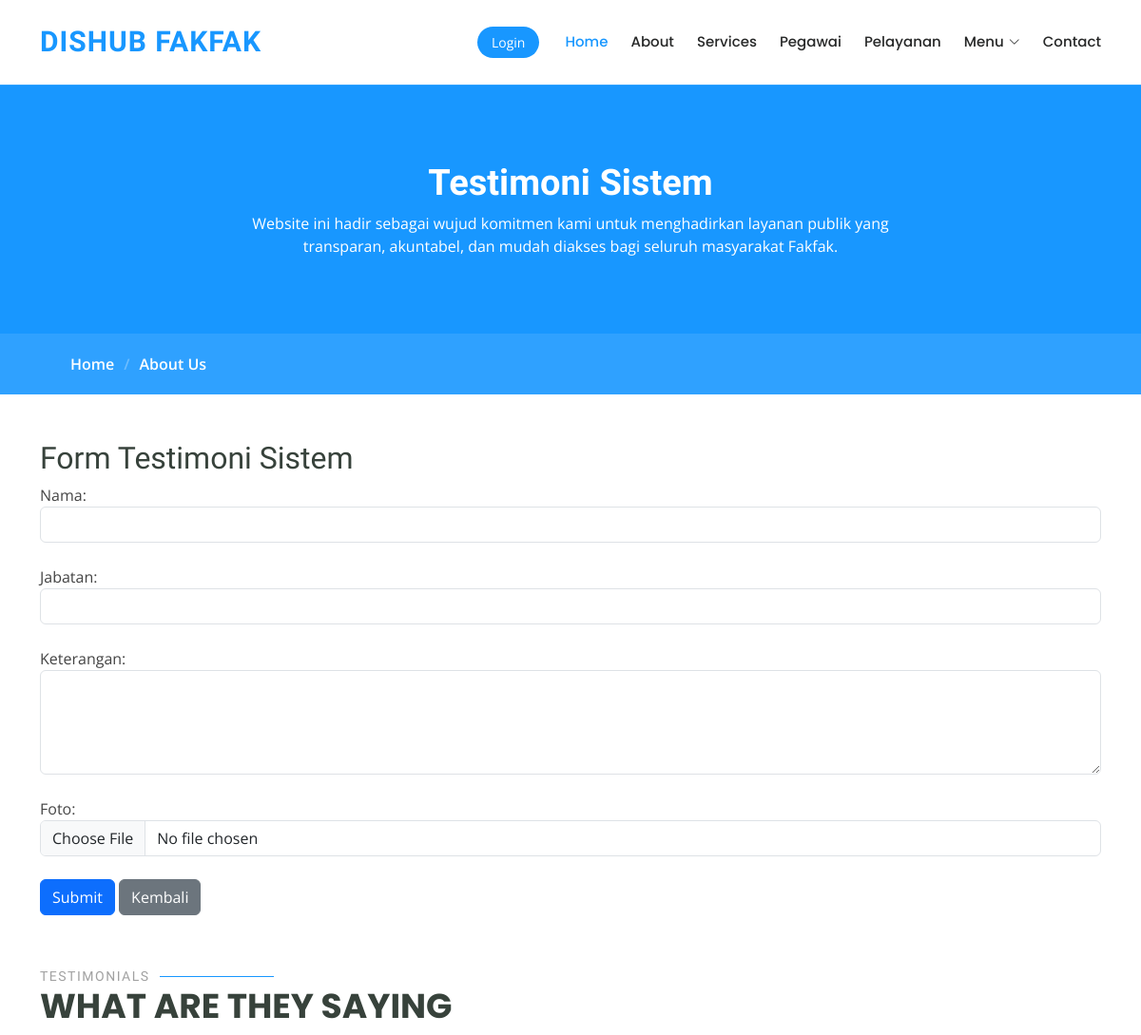
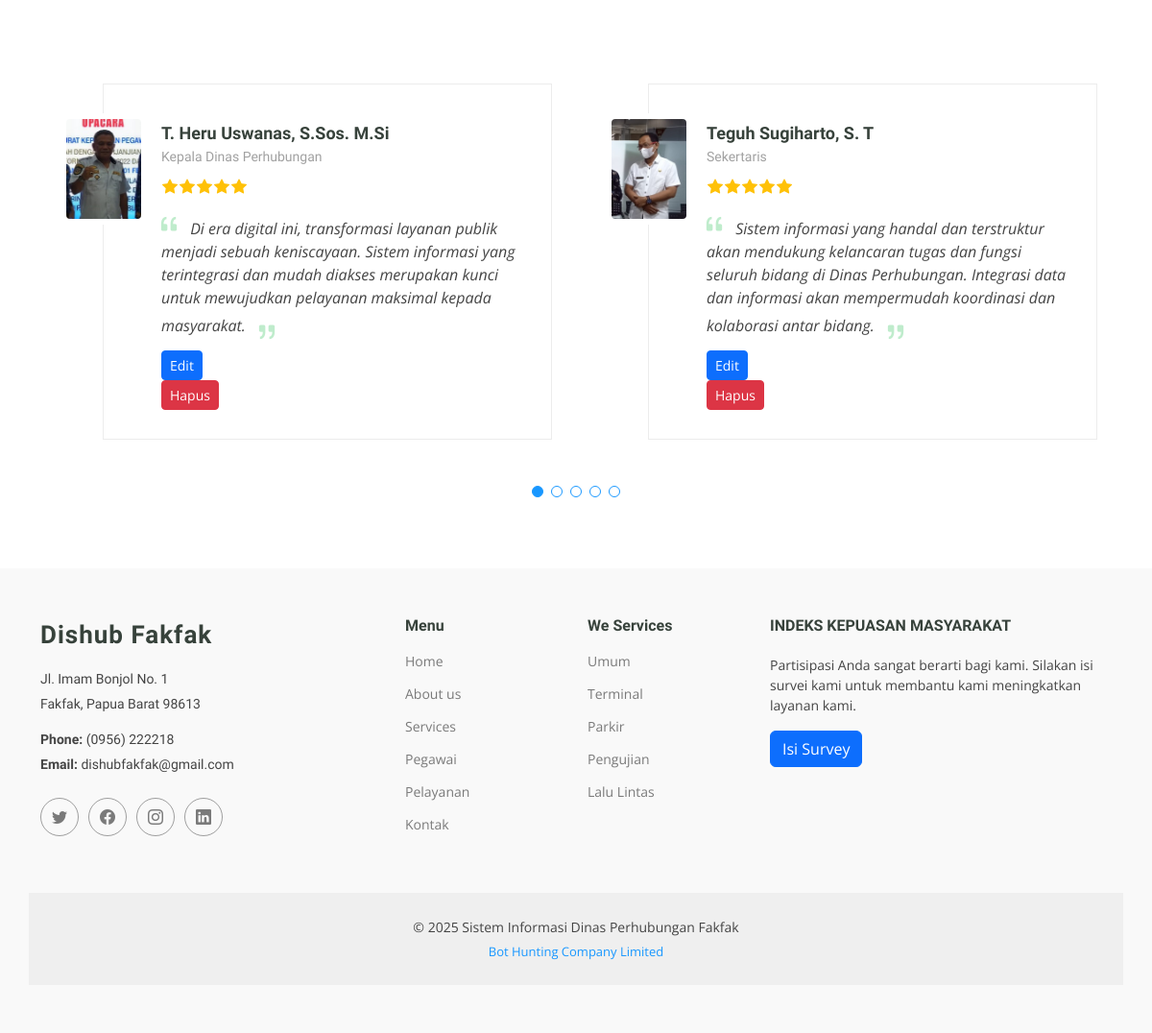
The app's page /testi_sistem.php with its own data (2 pictures, top to bottom).
### tables this page shows
CREATE TABLE `testimoni_sistem` (
  `id` int NOT NULL,
  `nama` varchar(255) NOT NULL,
  `jabatan` varchar(255) NOT NULL,
  `keterangan` text NOT NULL,
  `foto` varchar(255) DEFAULT NULL
);

### testi_sistem.php (the view, shortened to what this page needs)
<?php include("header.php"); ?>
<main class="main">
    <div class="page-title" data-aos="fade">
        <div class="heading">
            <div class="container">
                <div class="row d-flex justify-content-center text-center">
                    <div class="col-lg-8">
                        <h1 class="">Testimoni Sistem<br></h1>
                        <p class="mb-0">Website ini hadir sebagai wujud komitmen kami untuk menghadirkan layanan publik yang transparan, akuntabel, dan mudah diakses bagi seluruh masyarakat Fakfak.</p>
                    </div>
                </div>
            </div>
        </div>
        <nav class="breadcrumbs">
            <div class="container">
                <ol>
                    <li><a href="index.php">Home</a></li>
                    <li class="current">About Us<br></li>
                </ol>
            </div>
        </nav>
    </div>
    <div class="container mt-5">
        <h2>Form Testimoni Sistem</h2>
        <div class="row">
            <form action="proses_input_testimoni_sistem.php" method="POST" enctype="multipart/form-data">
                <div class="form-group">
                    <label for="nama">Nama:</label>
                    <input type="text" class="form-control" id="nama" name="nama" required><br>
                </div>
                <div class="form-group">
                    <label for="jabatan">Jabatan:</label>
                    <input type="text" class="form-control" id="jabatan" name="jabatan" required><br>
                </div>
                <div class="form-group">
                    <label for="keterangan">Keterangan:</label>
                    <textarea class="form-control" id="keterangan" name="keterangan" rows="4" required></textarea><br>
                </div>
                <div class="form-group">
                    <label for="foto">Foto:</label>
                    <input type="file" class="form-control" id="foto" name="foto" accept="image/*" required><br>
                </div>
                <div class="form-group">
                    <button type="submit" class="btn btn-primary">Submit</button>
                    <a href="setting.php" class="btn btn-secondary">Kembali</a>
                </div>
            </form>
        </div>
    </div>
    <section id="testimonials" class="testimonials section">
        <div class="container section-title" data-aos="fade-up">
            <h2>Testimonials</h2>
            <p class="">What are they saying</p>
        </div>
        <div class="container" data-aos="fade-up" data-aos-delay="100">
            <div class="swiper">
                <div class="swiper-wrapper">
                    <?php
                    include_once 'config.php';
                    $sql = "SELECT * FROM testimoni_sistem";
                    $result = $koneksi->query($sql);
                    if ($result->num_rows > 0) {
                        while ($row = $result->fetch_assoc()) {
                            echo '<div class="swiper-slide">';
                            echo '    <div class="testimonial-wrap">';
                            echo '        <div class="testimonial-item">';
                            echo '            <img src="assets/img/testimonials/' . $row['foto'] . '" class="testimonial-img" alt="' . $row['nama'] . '">';
                            echo '            <h3>' . $row['nama'] . '</h3>';
                            echo '            <h4>' . $row['jabatan'] . '</h4>';
                            echo '            <div class="stars">';
                            echo '                <i class="bi bi-star-fill"></i><i class="bi bi-star-fill"></i><i class="bi bi-star-fill"></i><i class="bi bi-star-fill"></i><i class="bi bi-star-fill"></i>';
                            echo '            </div>';
                            echo '            <p>';
                            echo '                <i class="bi bi-quote quote-icon-left"></i>';
                            echo '                <span>' . $row['keterangan'] . '</span>';
                            echo '                <i class="bi bi-quote quote-icon-right"></i>';
                            echo '            </p>';
                            echo '            <div class="actions">';
                            echo '                <a href="edit_testimoni_sistem.php?id=' . $row['id'] . '" class="btn btn-primary btn-sm">Edit</a>';
                            echo '                <form action="hapus_testimoni_sistem.php" method="post" class="form-hapus">';
                            echo '                    <button type="submit" class="btn btn-danger btn-sm">Hapus</button>';
                            echo '                </form>';
                            echo '            </div>';
                            echo '        </div>';
                            echo '    </div>';
                            echo '</div>';
                        }
                    } else {
                        echo "Tidak ada testimoni yang tersedia.";
                    }
                    ?>
                </div>
                <div class="swiper-pagination"></div>
            </div>
        </div>
    </section>
</main>
<?php include("footer.php"); ?>

### assets/css/main.css (style rules this page uses)
:root { --default-font: "Open Sans", system-ui, -apple-system, "Segoe UI", Roboto, "Helvetica Neue", Arial, "Noto Sans", "Liberation Sans", sans-serif, "Apple Color Emoji", "Segoe UI Emoji", "Segoe UI Symbol", "Noto Color Emoji"; --heading-font: "Raleway", sans-serif; --nav-font: "Poppins", sans-serif; }
:root { --background-color: #ffffff; --background-color-rgb: 255, 255, 255; --default-color: #444444; --default-color-rgb: 68, 68, 68; --heading-color: #37423b; --heading-color-rgb: 55, 66, 59; --accent-color: #1897ff; --accent-color-rgb: 95, 207, 128; --contrast-color: #ffffff; --contrast-color-rgb: 255, 255, 255; }
:root { --nav-color: #272828; --nav-hover-color: #1897ff; --nav-dropdown-color: #272828; --nav-dropdown-hover-color: #1897ff; --nav-dropdown-background-color: #ffffff; }
:root { scroll-behavior: smooth; }
body { color: var(--default-color); background-color: var(--background-color); font-family: var(--default-font); }
a { color: var(--accent-color); text-decoration: none; transition: 0.3s; }
h1, h2, h3, h4, h5, h6 { color: var(--heading-color); font-family: var(--heading-font); }
.page-title { --default-color: var(--contrast-color); --default-color-rgb: var(--contrast-color-rgb); --background-color: var(--accent-color); --heading-color: var(--contrast-color); color: var(--default-color); background-color: var(--background-color); position: relative; }
.page-title .heading { padding: 80px 0; border-top: 1px solid rgba(var(--default-color-rgb), 0.1); }
.page-title .heading h1 { font-size: 38px; font-weight: 700; }
.page-title nav { background-color: rgba(var(--default-color-rgb), 0.099); padding: 20px 0; }
.page-title nav a { color: var(--default-color); }
.page-title nav ol { display: flex; flex-wrap: wrap; list-style: none; margin: 0; font-size: 16px; font-weight: 600; }
.page-title nav ol li+li { padding-left: 10px; }
.page-title nav ol li+li::before { content: "/"; display: inline-block; padding-right: 10px; color: rgba(var(--default-color-rgb), 0.3); }
section, .section { color: var(--default-color); background-color: var(--background-color); padding: 60px 0; scroll-margin-top: 900px; overflow: clip; }
.section-title { padding-bottom: 60px; position: relative; }
.section-title h2 { font-size: 14px; font-weight: 500; padding: 0; line-height: 1px; margin: 0; letter-spacing: 1.5px; text-transform: uppercase; color: rgba(var(--default-color-rgb), 0.5); position: relative; }
.section-title h2::after { content: ""; width: 120px; height: 1px; display: inline-block; background: var(--accent-color); margin: 4px 10px; }
.section-title p { color: var(--heading-color); margin: 0; font-size: 36px; font-weight: 700; font-family: var(--nav-font); text-transform: uppercase; }
.testimonials .testimonial-wrap { padding-left: 50px; }
.testimonials .testimonial-item { border: 1px solid rgba(var(--default-color-rgb), 0.1); box-sizing: content-box; padding: 30px 30px 30px 60px; margin: 30px 15px; min-height: 200px; position: relative; }
.testimonials .testimonial-item .testimonial-img { width: 90px; border-radius: 10px; border: 6px solid var(--background-color); position: absolute; left: -45px; }
.testimonials .testimonial-item h3 { font-size: 18px; font-weight: bold; margin: 10px 0 5px 0; }
.testimonials .testimonial-item h4 { color: rgba(var(--default-color-rgb), 0.5); font-size: 14px; margin: 0; }
.testimonials .testimonial-item .stars { margin: 10px 0; }
.testimonials .testimonial-item .stars i { color: #ffc107; margin: 0 1px; }
.testimonials .testimonial-item .quote-icon-left, .testimonials .testimonial-item .quote-icon-right { color: rgba(var(--accent-color-rgb), 0.4); font-size: 26px; line-height: 0; }
.testimonials .testimonial-item .quote-icon-left { display: inline-block; left: -5px; position: relative; }
.testimonials .testimonial-item .quote-icon-right { display: inline-block; right: -5px; position: relative; top: 10px; transform: scale(-1, -1); }
.testimonials .testimonial-item p { font-style: italic; margin: 15px auto 15px auto; }
.testimonials .swiper-wrapper { height: auto; }
.testimonials .swiper-pagination { margin-top: 20px; position: relative; }

### records on screen
testimoni_sistem: foto+nama (picture), nama "T. Heru Uswanas, S.Sos. M.Si", jabatan "Kepala Dinas Perhubungan", keterangan "Di era digital ini, transformasi layanan publik menjadi sebuah keniscayaan. Sistem informasi yang terintegrasi dan mudah diakses merupakan kunci untuk mewujudkan pelayanan maksimal kepada masyarakat."
testimoni_sistem: foto+nama (picture), nama "Teguh Sugiharto, S. T", jabatan "Sekertaris", keterangan "Sistem informasi yang handal dan terstruktur akan mendukung kelancaran tugas dan fungsi seluruh bidang di Dinas Perhubungan. Integrasi data dan informasi akan mempermudah koordinasi dan kolaborasi antar bidang."
